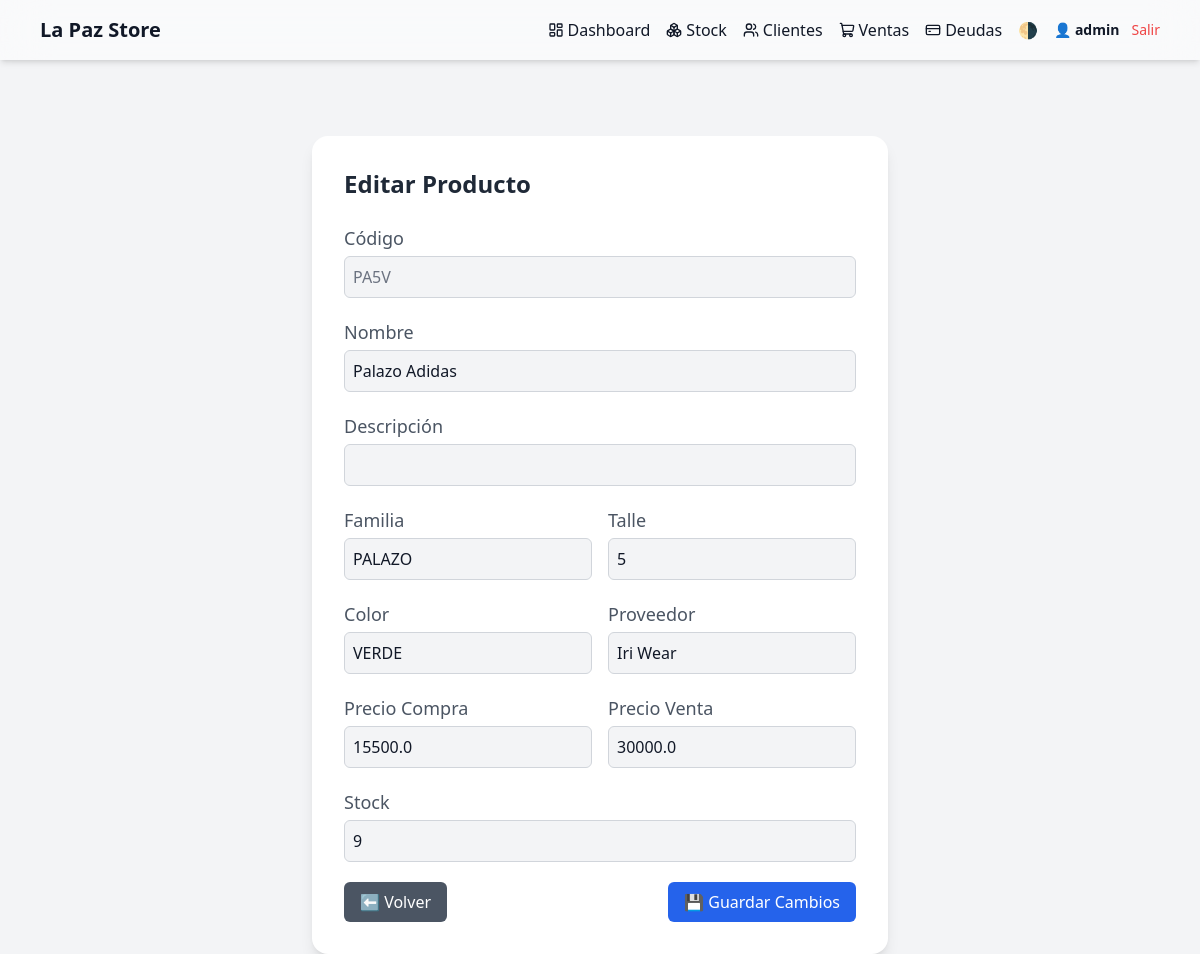
/stock/editar/1 (signed in), run on the app's committed database.
### models/models.py (models this page shows, shortened)
class User(UserMixin, db.Model):
    id = db.Column(db.Integer, primary_key=True)
    username = db.Column(db.String(80), unique=True, nullable=False)
    password_hash = db.Column(db.String(128), nullable=False)

class Producto(db.Model):
    id = db.Column(db.Integer, primary_key=True)
    codigo = db.Column(db.String(50), unique=True, nullable=False)
    nombre = db.Column(db.String(100), nullable=False)
    descripcion = db.Column(db.String(200))
    familia = db.Column(db.String(100))
    talle = db.Column(db.String(20))
    color = db.Column(db.String(50))
    proveedor = db.Column(db.String(100))
    precio_compra = db.Column(db.Float)
    precio_venta = db.Column(db.Float)
    stock = db.Column(db.Integer)

### routes/stock.py (the view)
@stock_routes.route('/stock/editar/<int:id>', methods=['GET'])
@login_required
def mostrar_formulario_edicion(id):
    producto = Producto.query.get_or_404(id)
    return render_template('editar_producto.html', producto=producto)

### app.py (called while the page is built)
@login_manager.user_loader
def load_user(user_id):
    from models.models import User
    return User.query.get(int(user_id))

### templates/editar_producto.html
{% extends "base.html" %}
{% block content %}
<div class="max-w-xl mx-auto bg-white dark:bg-gray-800 p-8 rounded-2xl shadow-lg mt-10">
  <h2 class="text-2xl font-bold text-gray-800 dark:text-white mb-6">Editar Producto</h2>
  <form method="post" class="space-y-5">
    <div>
      <label class="block text-lg font-medium text-gray-600 dark:text-gray-300 mb-1">Código</label>
      <input type="text" value="{{ producto.codigo }}" disabled
             class="w-full rounded-md p-2 bg-gray-100 dark:bg-gray-700 text-gray-500 dark:text-gray-400 cursor-not-allowed border border-gray-300 dark:border-gray-600" />
    </div>
    <div>
      <label class="block text-lg font-medium text-gray-600 dark:text-gray-300 mb-1">Nombre</label>
      <input type="text" name="nombre" value="{{ producto.nombre }}" required
             class="w-full rounded-md p-2 bg-gray-100 dark:bg-gray-700 text-gray-900 dark:text-white border border-gray-300 dark:border-gray-600 focus:outline-none focus:ring-2 focus:ring-blue-500 transition" />
    </div>
    <div>
      <label class="block text-lg font-medium text-gray-600 dark:text-gray-300 mb-1">Descripción</label>
      <input type="text" name="descripcion" value="{{ producto.descripcion }}"
             class="w-full rounded-md p-2 bg-gray-100 dark:bg-gray-700 text-gray-900 dark:text-white border border-gray-300 dark:border-gray-600 focus:outline-none focus:ring-2 focus:ring-blue-500 transition" />
    </div>
    <div class="grid grid-cols-2 gap-4">
      <div>
        <label class="block text-lg font-medium text-gray-600 dark:text-gray-300 mb-1">Familia</label>
        <input type="text" name="familia" value="{{ producto.familia }}" required
               class="w-full rounded-md p-2 bg-gray-100 dark:bg-gray-700 text-gray-900 dark:text-white border border-gray-300 dark:border-gray-600 focus:ring-blue-500 transition" />
      </div>
      <div>
        <label class="block text-lg font-medium text-gray-600 dark:text-gray-300 mb-1">Talle</label>
        <input type="text" name="talle" value="{{ producto.talle }}" required
               class="w-full rounded-md p-2 bg-gray-100 dark:bg-gray-700 text-gray-900 dark:text-white border border-gray-300 dark:border-gray-600 focus:ring-blue-500 transition" />
      </div>
    </div>
    <div class="grid grid-cols-2 gap-4">
      <div>
        <label class="block text-lg font-medium text-gray-600 dark:text-gray-300 mb-1">Color</label>
        <input type="text" name="color" value="{{ producto.color }}"
               class="w-full rounded-md p-2 bg-gray-100 dark:bg-gray-700 text-gray-900 dark:text-white border border-gray-300 dark:border-gray-600 focus:ring-blue-500 transition" />
      </div>
      <div>
        <label class="block text-lg font-medium text-gray-600 dark:text-gray-300 mb-1">Proveedor</label>
        <input type="text" name="proveedor" value="{{ producto.proveedor }}"
               class="w-full rounded-md p-2 bg-gray-100 dark:bg-gray-700 text-gray-900 dark:text-white border border-gray-300 dark:border-gray-600 focus:ring-blue-500 transition" />
      </div>
    </div>
    <div class="grid grid-cols-2 gap-4">
      <div>
        <label class="block text-lg font-medium text-gray-600 dark:text-gray-300 mb-1">Precio Compra</label>
        <input type="number" step="0.01" name="precio_compra" value="{{ producto.precio_compra }}"
               class="w-full rounded-md p-2 bg-gray-100 dark:bg-gray-700 text-gray-900 dark:text-white border border-gray-300 dark:border-gray-600 focus:ring-blue-500 transition" />
      </div>
      <div>
        <label class="block text-lg font-medium text-gray-600 dark:text-gray-300 mb-1">Precio Venta</label>
        <input type="number" step="0.01" name="precio_venta" value="{{ producto.precio_venta }}"
               class="w-full rounded-md p-2 bg-gray-100 dark:bg-gray-700 text-gray-900 dark:text-white border border-gray-300 dark:border-gray-600 focus:ring-blue-500 transition" />
      </div>
    </div>
    <div>
      <label class="block text-lg font-medium text-gray-600 dark:text-gray-300 mb-1">Stock</label>
      <input type="number" name="stock" value="{{ producto.stock }}" min="0"
             class="w-full rounded-md p-2 bg-gray-100 dark:bg-gray-700 text-gray-900 dark:text-white border border-gray-300 dark:border-gray-600 focus:ring-blue-500 transition" />
    </div>
    <div class="flex justify-between mt-6">
      <a href="{{ url_for('stock_routes.stock') }}"
         class="px-4 py-2 bg-gray-600 hover:bg-gray-700 text-white rounded-md transition">
         ⬅ Volver</a>
      <button type="submit"
              class="px-4 py-2 bg-blue-600 hover:bg-blue-700 text-white rounded-md transition">
              💾 Guardar Cambios</button>
    </div>
  </form>
</div>
{% endblock %}

### templates/base.html (shortened to what this page needs)
<!DOCTYPE html>
<html lang="es">
<head>
  <script src="https://cdn.tailwindcss.com"></script>
</head>
<body class="bg-gray-100 dark:bg-gray-900 text-gray-900 dark:text-gray-100">
  <nav class="backdrop-blur-xl bg-white/50 dark:bg-gray-800/50 shadow-md fixed w-full z-50">
    <div class="max-w-6xl mx-auto px-4">
      <div class="flex justify-between items-center py-4">
        <a href="/" class="text-xl font-bold">La Paz Store</a>
        <div id="menu" class="hidden sm:flex space-x-4 items-center text-sm sm:text-base">
          <a href="/dashboard" class="flex items-center gap-1 hover:underline">
            <i data-lucide="layout-dashboard" class="w-4 h-4"></i> Dashboard
          </a>
          <a href="/stock" class="flex items-center gap-1 hover:underline">
            <i data-lucide="boxes" class="w-4 h-4"></i> Stock
          </a>
          <a href="/clientes" class="flex items-center gap-1 hover:underline">
            <i data-lucide="users" class="w-4 h-4"></i> Clientes
          </a>
          <a href="/ventas" class="flex items-center gap-1 hover:underline">
            <i data-lucide="shopping-cart" class="w-4 h-4"></i> Ventas
          </a>
          <a href="/deudas" class="flex items-center gap-1 hover:underline">
            <i data-lucide="credit-card" class="w-4 h-4"></i> Deudas
          </a>
          <button onclick="toggleModo()" class="hover:scale-110 transition-transform">🌗</button>
          {% if current_user.is_authenticated %}
          <div class="hidden sm:flex items-center gap-3">
            <a href="{{ url_for('auth_routes.perfil') }}" class="text-sm font-semibold hover:underline">
              👤 {{ current_user.username }}
            </a>
            <a href="{{ url_for('auth_routes.logout') }}" class="text-red-500 hover:underline text-sm">Salir</a>
          </div>
          {% endif %}
        </div>
      </div>
    </div>
  </nav>
  <main class="pt-24 px-4 max-w-6xl mx-auto">
    {% block content %}{% endblock %}
  </main>
</body>
</html>

### data on the page
User: username "admin"
Producto: codigo "PA5V", nombre "Palazo Adidas", familia "PALAZO", talle "5", color "VERDE", proveedor "Iri Wear", precio_compra "15500.0", precio_venta "30000.0", stock "9"
